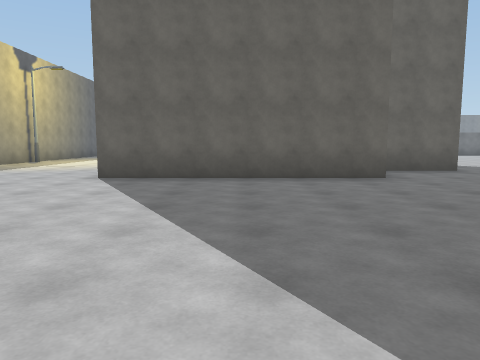
view 1 (above)

24 first-person views from a walk through a scene from a Unity 3-D project. The camera is 1.3 m above the floor, tilts 6° down and sees 70° across. The floor is counted in squares, 2 m on a side. Each view is taken from the middle of a square. On the plan, view 1 faces up. The plan holds only what a view shows up to about 10 squares ahead; the rest is blank. The place goes on beyond the plan. The player character is not drawn. Some animated figures are left out.

view 2
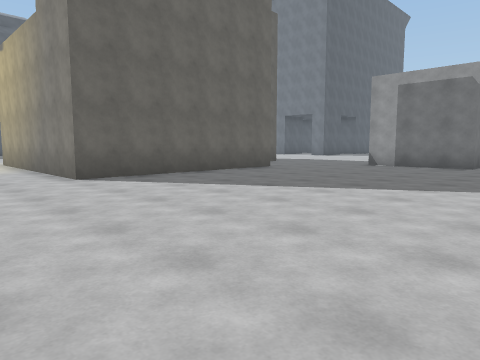

view 3
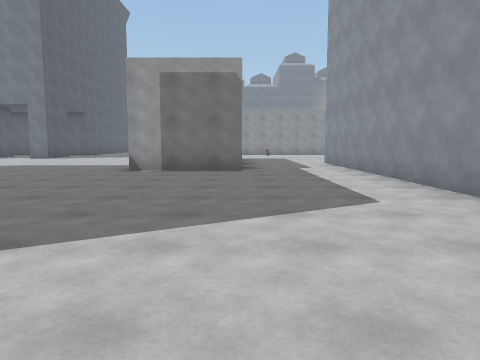

view 4
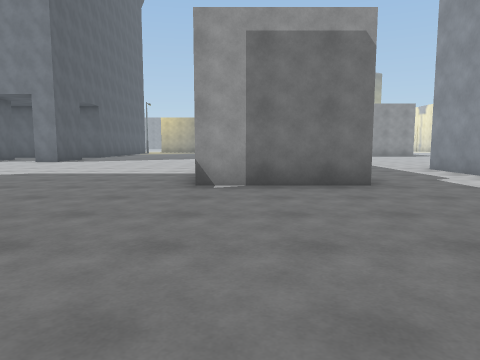

view 5
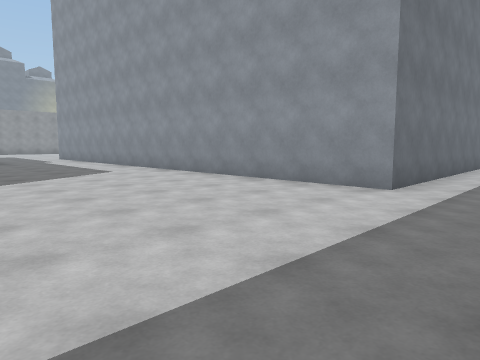

view 6
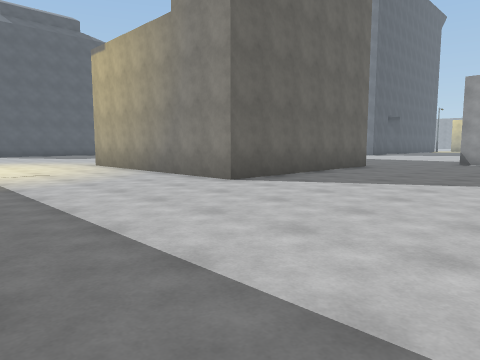

view 7
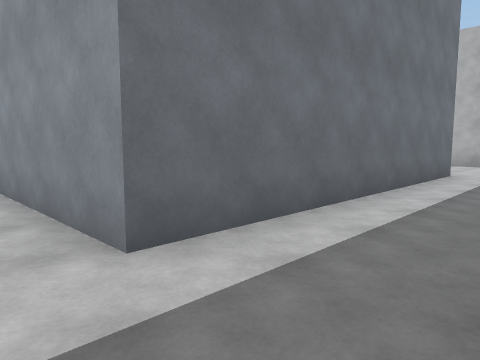

view 8
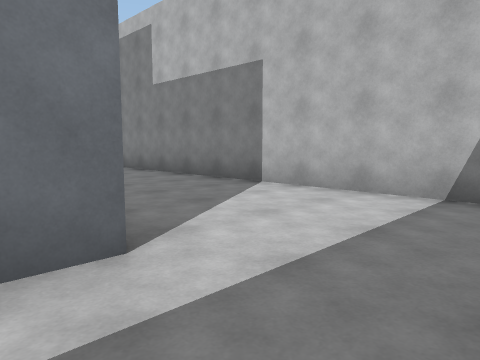

view 9
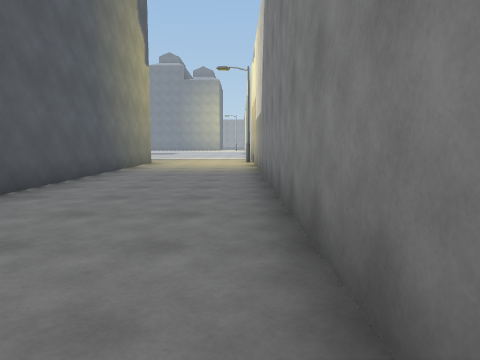

view 10
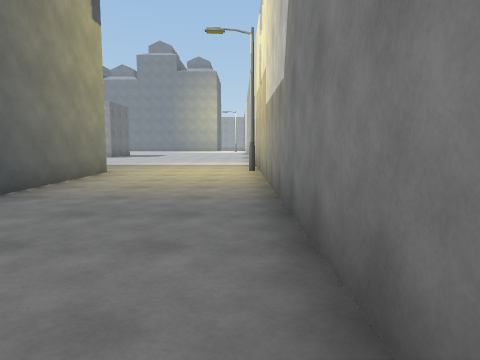

view 11
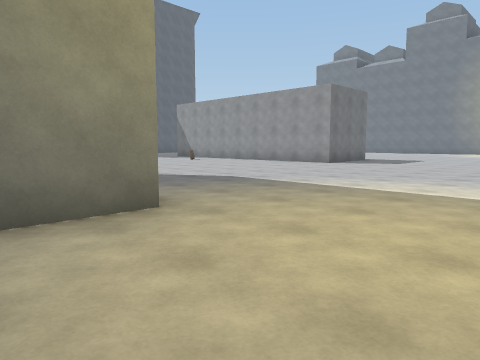

view 12
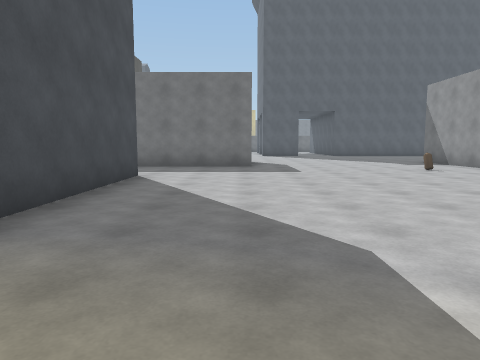

view 13
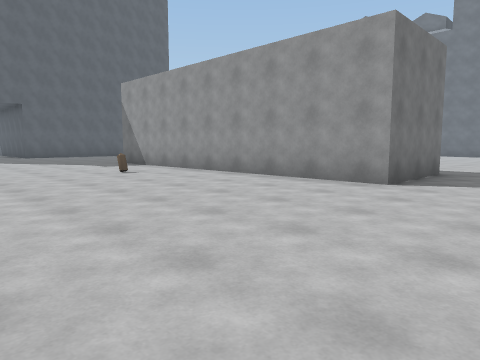

view 14
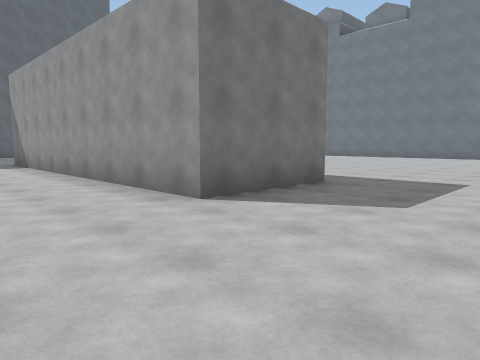

view 15
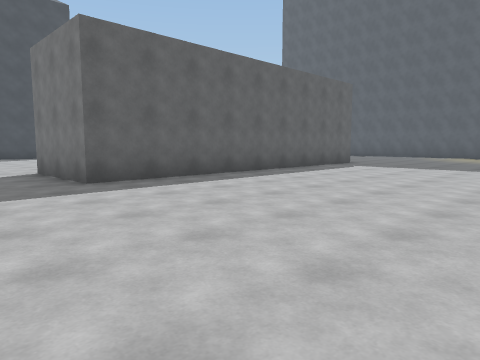

view 16
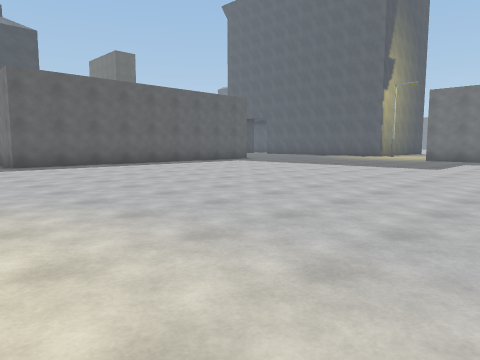

view 17
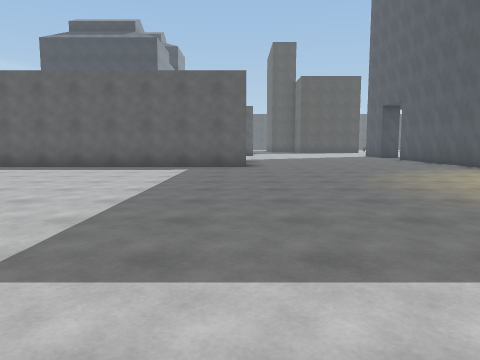

view 18
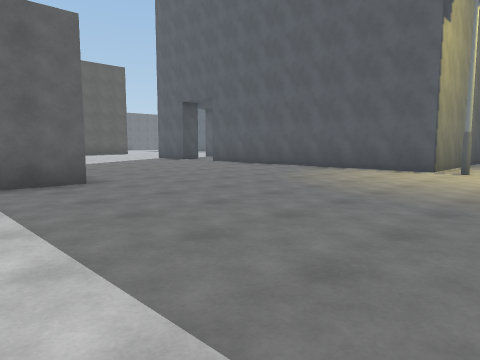

view 19
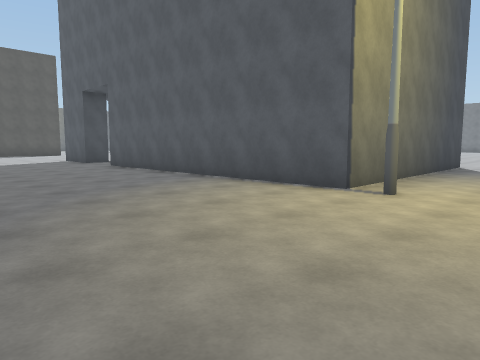

view 20
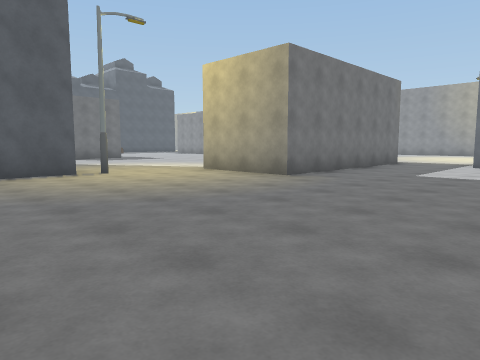

view 21
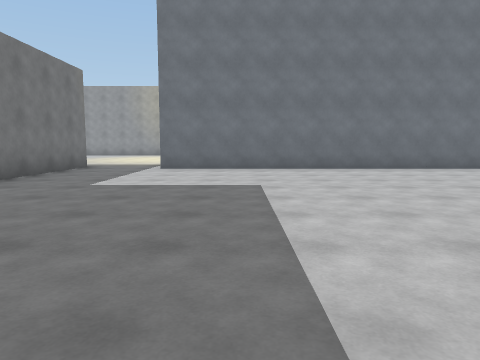

view 22
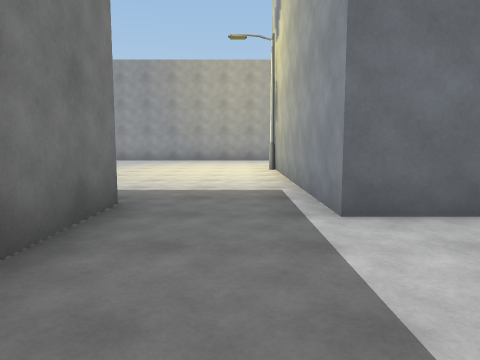

view 23
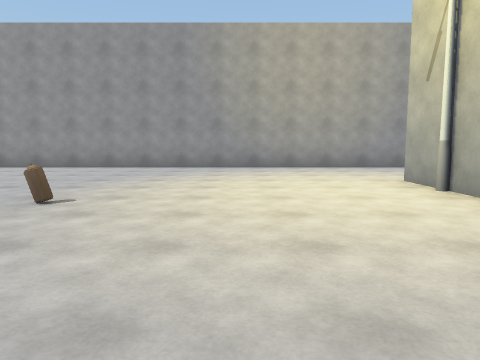

view 24
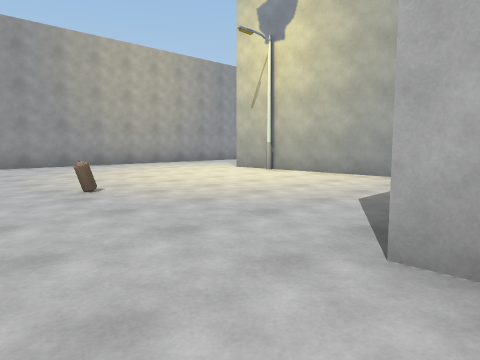

### Floor plan
Key: @ floor where view 1 was taken; # wall or solid block; . floor; B building; O other object.
Columns run from 7 left of view 1 to 43 right of it. Each row starts with its distance up from view 1.
 12   ...B                        B...     ....  .....#
 11   ...B                 BBBBBBBB....    ...........#
 10  ....B         ...     ........#..#    #....O.....#
  9  ....B     BB.....    ............#    #..........#
  8  ....B    ........    ............######..........#
  7  ....BBBBB........      ..........................#
  6  .................      ..........................#
  5 .................       ...............########...#
  4 .............#       ..  ###...........#        ..#
  3 .............#       ....###...........#          #
  2 .............######......###...........#
  1 .........................###...........#
  0 .......@...............O.###...........#
 -1 ..###B###B##B####........###...........#
 -2 ..#             #........###...........#
 -3 ..#             #........###...........#
 -4  .#             #........###...........
 -5  .#             #......................
 -6  .#              ......................
 -7 ..#              ................. ....
 -8 ..#     ########..........
 -9 ..........................
-10 .......................
-11  ..................
-12  ##################

Where each view was taken, in squares from view 1:
view 1: 0 up, 0 right, facing up
view 2: 0 up, 5 left, facing up-right
view 3: 2 up, 3 left, facing right
view 4: 4 up, 0 right, facing right
view 5: 4 up, 7 left, facing down-right
view 6: 2 up, 7 left, facing up-right
view 7: 0 up, 7 left, facing down-right
view 8: 7 down, 7 left, facing down-right
view 9: 11 down, 3 left, facing right
view 10: 11 down, 1 right, facing right
view 11: 11 down, 7 right, facing up-right
view 12: 8 down, 11 right, facing up
view 13: 7 down, 12 right, facing up-right
view 14: 8 down, 15 right, facing up-right
view 15: 7 down, 26 right, facing up-left
view 16: 7 down, 31 right, facing up-left
view 17: 4 up, 30 right, facing left
view 18: 2 up, 26 right, facing up-left
view 19: 6 up, 26 right, facing up-left
view 20: 3 up, 21 right, facing up-right
view 21: 3 up, 23 right, facing right
view 22: 6 up, 29 right, facing right
view 23: 8 up, 33 right, facing right
view 24: 12 up, 32 right, facing down-right
